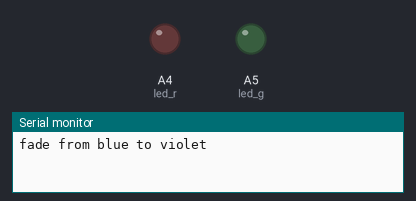
A sketch run on a simulated Arduino Nano, built with avr-gcc and run on an emulated ATmega328P. Parts: output pins drawn as LEDs (lit = HIGH), the last lines printed to the serial monitor.

Above: at 0.3 s.
At 1.9 s:
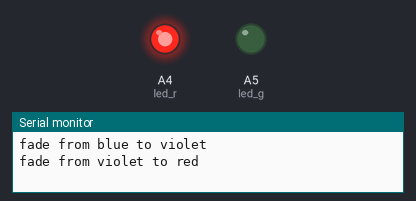
At 3.8 s:
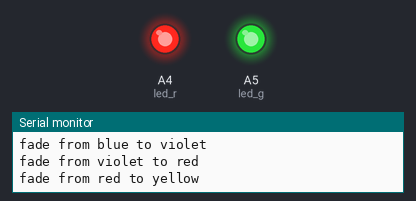
At 5.7 s:
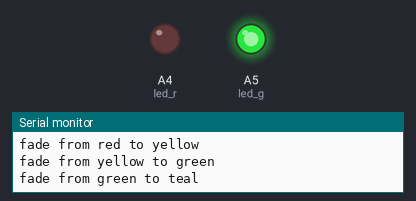
Timing chart, 0 to 10.0 s (numbered marks = the images above):
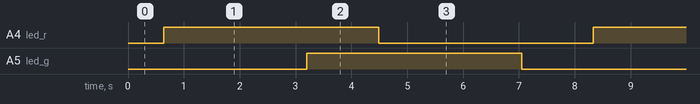

Measured:
- by itself, A4 (led_r), A5 (led_g): alternates HIGH for 3.8 s and LOW for 3.8 s
- by itself, everything shown: repeats every 7.7 s, in 4 steps

The sketch:

sparkcore-glow-rgbled.ino
```cpp
/*
 * Glow a RGB LED on a Spark Core
 * Adapted from https://learn.adafruit.com/rgb-led-strips/example-code
 */

int led_r = A4;
int led_g = A5;
int led_b = A6;

int FADESPEED = 5;     // make this higher to slow down

void setup() {
    Serial.begin(9600);
    pinMode(led_r, OUTPUT);
    pinMode(led_g, OUTPUT);
    pinMode(led_b, OUTPUT);
}

void loop() {
  int r, g, b;

  Serial.println("fade from blue to violet");
  for (r = 0; r < 256; r++) {
    analogWrite(led_r, r);
    delay(FADESPEED);
  }
  Serial.println("fade from violet to red");
  for (b = 255; b > 0; b--) {
    analogWrite(led_b, b);
    delay(FADESPEED);
  }
  Serial.println("fade from red to yellow");
  for (g = 0; g < 256; g++) {
    analogWrite(led_g, g);
    delay(FADESPEED);
  }
  Serial.println("fade from yellow to green");
  for (r = 255; r > 0; r--) {
    analogWrite(led_r, r);
    delay(FADESPEED);
  }
  Serial.println("fade from green to teal");
  for (b = 0; b < 256; b++) {
    analogWrite(led_b, b);
    delay(FADESPEED);
  }
  Serial.println("fade from teal to blue");
  for (g = 255; g > 0; g--) {
    analogWrite(led_g, g);
    delay(FADESPEED);
  }
}
```
